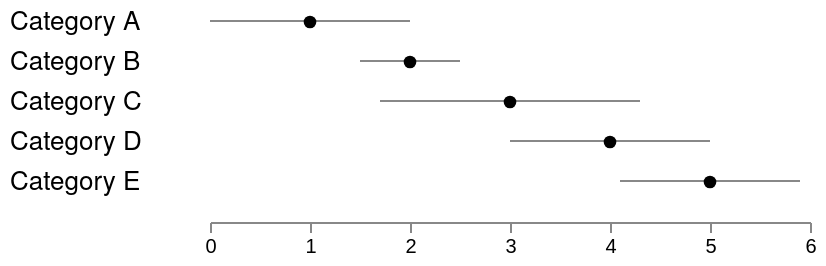

Specify this chart in Vega-Lite:
### Vega specification from a JSON file in a GitHub repository (floating-point values rounded to 4 significant figures)
{"$schema": "https://vega.github.io/schema/vega/v6.json", "width": 400, "height": 100, "padding": 5, "data": [{"name": "aggregate", "values": [{"label": "Category A", "mean": 1, "lo": 0, "hi": 2}, {"label": "Category B", "mean": 2, "lo": 1.5, "hi": 2.5}, {"label": "Category C", "mean": 3, "lo": 1.7, "hi": 4.3}, {"label": "Category D", "mean": 4, "lo": 3, "hi": 5}, {"label": "Category E", "mean": 5, "lo": 4.1, "hi": 5.9}]}], "scales": [{"name": "y", "type": "band", "range": "height", "domain": {"data": "aggregate", "field": "label"}}, {"name": "x", "type": "linear", "domain": {"data": "aggregate", "field": "hi"}, "range": [100, 400], "nice": true, "zero": true}], "axes": [{"orient": "bottom", "scale": "x", "tickCount": 6}], "marks": [{"type": "text", "from": {"data": "aggregate"}, "encode": {"enter": {"x": {"value": 0}, "y": {"scale": "y", "field": "label"}, "baseline": {"value": "middle"}, "fill": {"value": "#000"}, "text": {"field": "label"}, "font": {"value": "Helvetica Neue"}, "fontSize": {"value": 13}}}}, {"type": "rect", "from": {"data": "aggregate"}, "encode": {"enter": {"x": {"scale": "x", "field": "lo"}, "x2": {"scale": "x", "field": "hi"}, "y": {"scale": "y", "field": "label", "offset": -1}, "height": {"value": 1}, "fill": {"value": "#888"}}}}, {"type": "symbol", "from": {"data": "aggregate"}, "encode": {"enter": {"x": {"scale": "x", "field": "mean"}, "y": {"scale": "y", "field": "label"}, "size": {"value": 40}, "fill": {"value": "#000"}}}}]}
